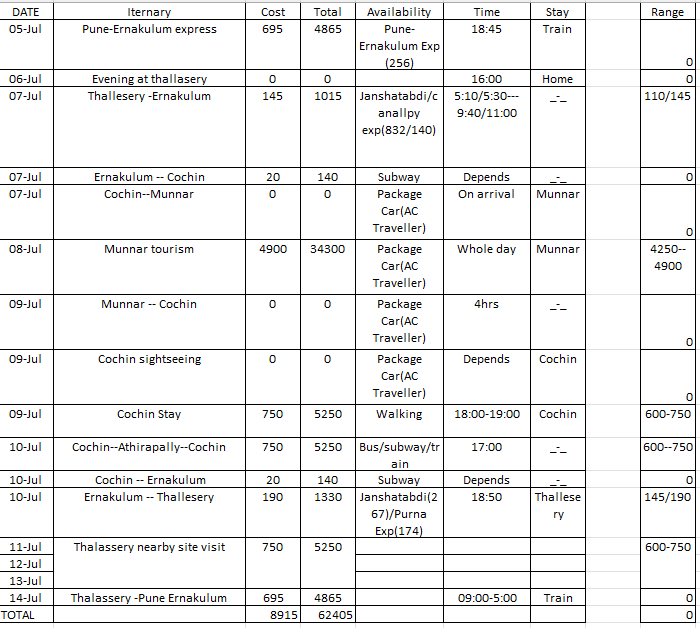
#> input picture Keralalalalala.png, 700 x 628 px
$ python translate.py
#> lines starting #> are read from the running program, lines starting #| are printed output that depends on the picture
import cv2
import numpy as np

img = cv2.imread('Keralalalalala.png')
#> img is the input picture: shape (628, 700, 3); mean B, G, R 237.8, 237.7, 237.8
rows, cols =img.shape[:2]
#> rows = 628; cols = 700

matrix_trans= np.float32([[1,0,-100], [0,1,-30]])

translated_img = cv2.warpAffine(img, matrix_trans, (cols, rows))
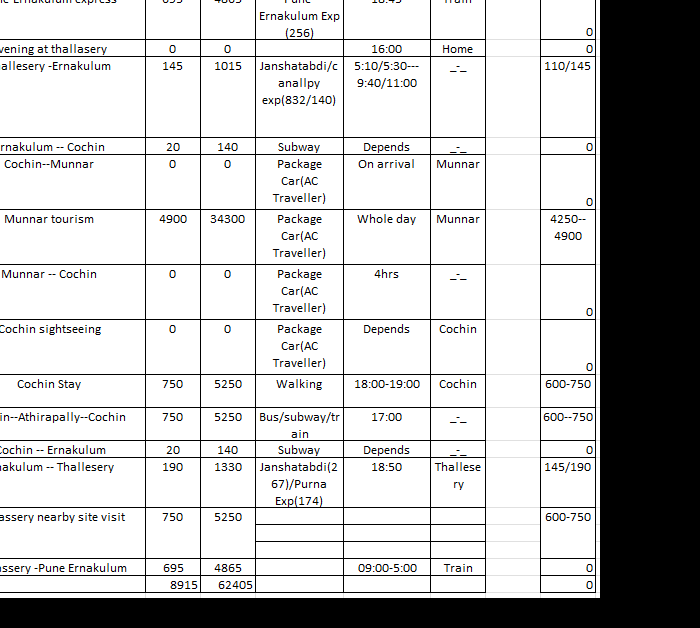
#> translated_img: shape (628, 700, 3); mean B, G, R 194.3, 194.3, 194.3
hori = np.concatenate((img, translated_img), axis=1)
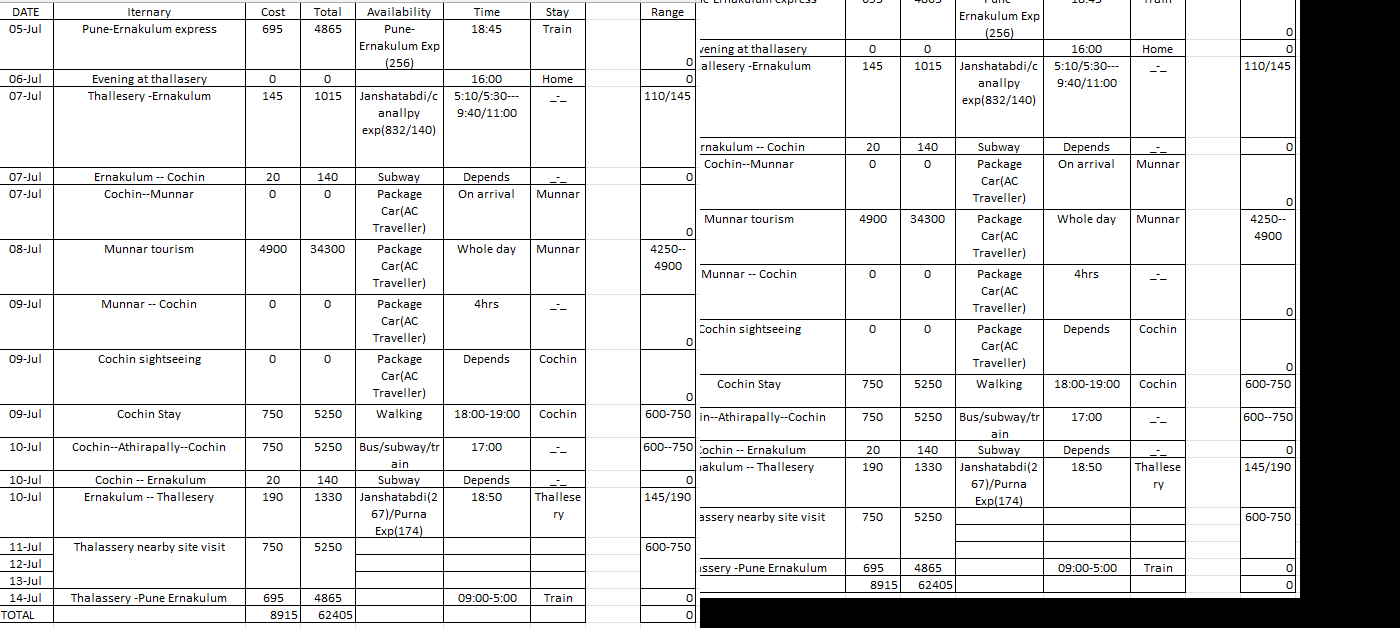
#> hori: shape (628, 1400, 3); mean B, G, R 216, 216, 216

cv2.imshow("translate",hori)
cv2.waitKey(0)
cv2.destroyAllWindows()
